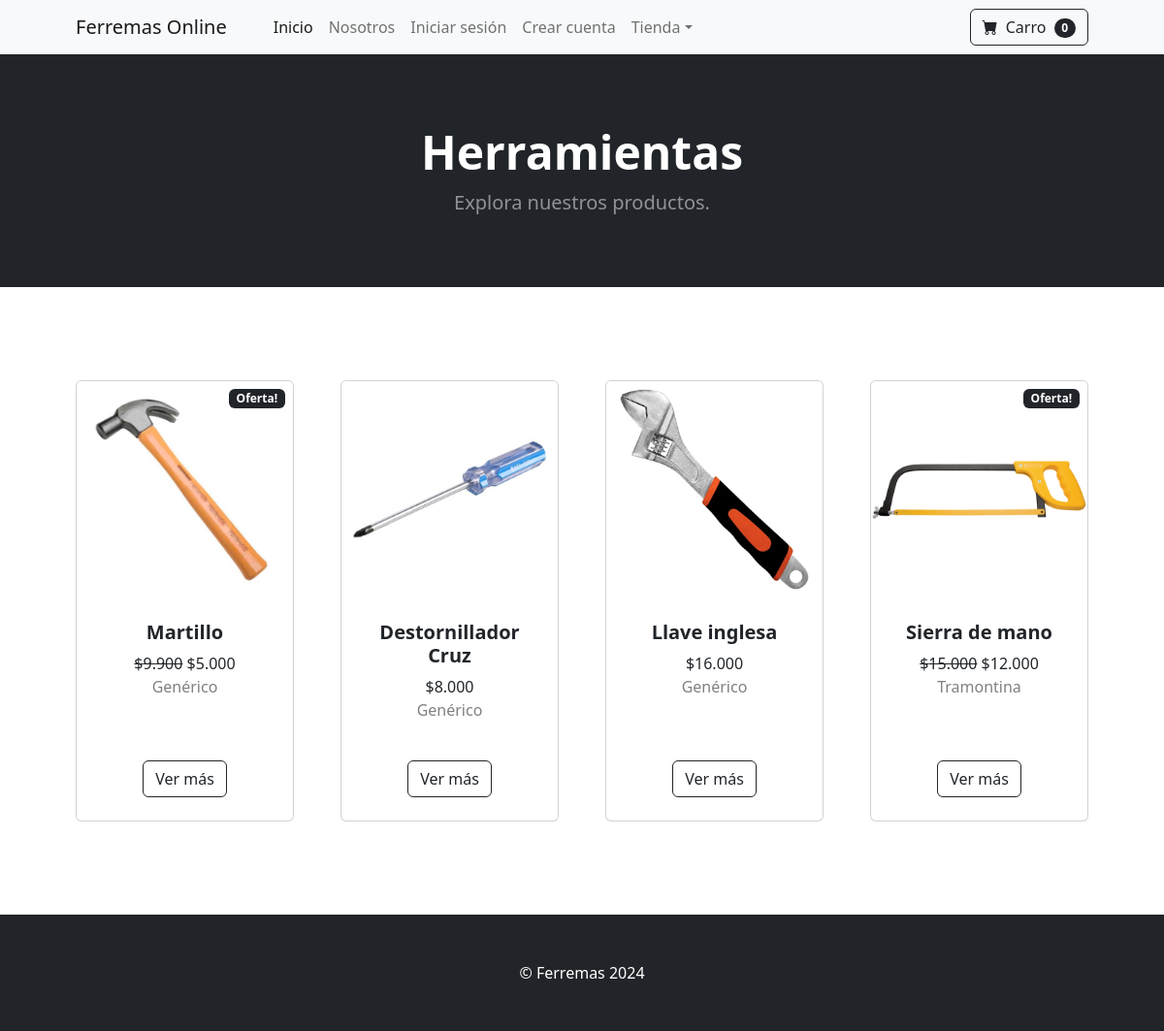
/categoria/Herramientas, run on the app's committed database.
### tienda/models.py (models this page shows, shortened)
class Categoria(models.Model):
    name = models.CharField(max_length=50)
    def __str__(self):
        return self.name

class Producto(models.Model):
    name = models.CharField(max_length=50)
    price = models.DecimalField(default=0, decimal_places=0, max_digits=10)
    categoria = models.ForeignKey(Categoria, on_delete=models.CASCADE, default=1)
    marca = models.CharField(max_length=100, default="Genérico")
    image = models.ImageField(upload_to="uploads/producto")
    is_sale = models.BooleanField(default=False)
    sale_price = models.DecimalField(default=0, decimal_places=0, max_digits=10)

### tienda/views.py (the view)
# urls.py: path("categoria/<str:foo>", views.categoria, name="categoria"),
def categoria(request, foo):
    foo = foo.replace("-", " ")
    try:
        categoria = Categoria.objects.get(name=foo)
        if categoria == "":
            productos = Producto.objects.all()
            return render(request, "categoria.html", {"productos":productos, "categoria":"Todos los productos"})
        else:
            productos = Producto.objects.filter(categoria=categoria)
            return render(request, "categoria.html", {"productos":productos, "categoria":categoria})
    except:
        messages.success(request, ("Error en la selección de categorías"))
        return redirect("home")

### carro/cart.py (called while the page is built)
    def __len__(self):
        return len(self.cart)

### carro/context_processors.py (called while the page is built)
def cart(request):
    return {"cart": Cart(request)}

### tienda/templates/categoria.html
{% extends "base.html" %}
{% load static %}
{% block content %}
    <header class="bg-dark py-4">
        <div class="container px-4 px-lg-5 my-5">
            <div class="text-center text-white">
                <h1 class="display-5 fw-bolder">{{ categoria }}</h1>
                <p class="lead fw-normal text-white-50 mb-0">Explora nuestros productos.</p>
            </div>
        </div>
    </header>
    <section class="py-5">
        <div class="container px-4 px-lg-5 mt-5">
            <div class="row gx-4 gx-lg-5 row-cols-2 row-cols-md-3 row-cols-xl-4 justify-content-center">
                {% for producto in productos %}
                    {% if producto.is_sale %}
                        <div class="col mb-5">
                            <div class="card h-100">
                                    <div class="badge bg-dark text-white position-absolute" style="top: 0.5rem; right:0.5rem">Oferta!</div>
                                <img class="card-img-top" src="{{ producto.image.url }}" alt="..." />
                                <div class="card-body p-4">
                                    <div class="text-center">
                                        <h5 class="fw-bolder">{{producto.name}}</h5>
                                        <strike>${{ producto.price }}</strike>
                                        ${{ producto.sale_price }}
                                        <br>
                                        <p style="color:grey">{{ producto.marca }}</p>
                                    </div>
                                </div>
                                <div class="card-footer p-4 pt-0 border-top-0 bg-transparent">
                                    <div class="text-center"><a class="btn btn-outline-dark mt-auto" href="{% url 'producto' producto.id %}">Ver más</a></div>
                                </div>
                            </div>
                        </div>
                    {% else %}
                        <div class="col mb-5">
                            <div class="card h-100">
                                <img class="card-img-top" src="{{ producto.image.url }}" alt="..." />
                                <div class="card-body p-4">
                                    <div class="text-center">
                                        <h5 class="fw-bolder">{{producto.name}}</h5>
                                        ${{ producto.price }}
                                        <br>
                                        <p style="color:grey">{{ producto.marca }}</p>
                                    </div>
                                </div>
                                <div class="card-footer p-4 pt-0 border-top-0 bg-transparent">
                                    <div class="text-center"><a class="btn btn-outline-dark mt-auto" href="{% url 'producto' producto.id %}">Ver más</a></div>
                                </div>
                            </div>
                        </div>
                    {% endif %}
                {% endfor %}
            </div>
        </div>
    </section>
{% endblock %}

### data on the page
Categoria: name "Herramientas"
Producto: image (picture), name "Martillo", price "9.900", sale_price "5.000", marca "Genérico"
Producto: image (picture), name "Destornillador Cruz", price "8.000", marca "Genérico"
Producto: image (picture), name "Llave inglesa", price "16.000", marca "Genérico"
Producto: image (picture), name "Sierra de mano", price "15.000", sale_price "12.000", marca "Tramontina"

### other printed values
{{ cart|length }} "0"
